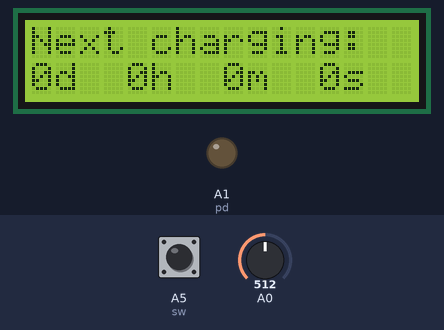
Bench run of a sketch on a simulated Arduino Uno, built with avr-gcc and run on an emulated ATmega328P. Shown: 16×2 character LCD, output pins drawn as LEDs (lit = HIGH). Inputs (shaded band) come from the test bench; at power-on: A5 (sw) HIGH, A0 = 512.

Above: at 1.2 s.
1.3 s: A5 (sw) pulled LOW for 1 s
At 1.9 s:
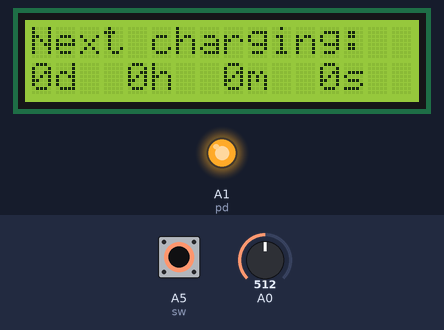
3.8 s: A0 set to 610
At 4.9 s:
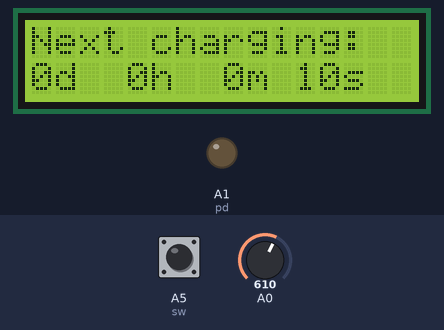
5.7 s: A0 set to 900
At 8.6 s:
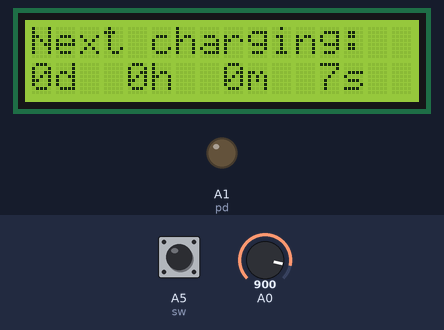
8.8 s: A0 set to 122
At 9.8 s:
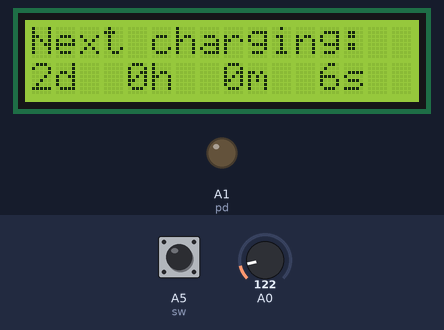
10.3 s: A5 (sw) pulled LOW for 0.65 s
At 10.8 s:
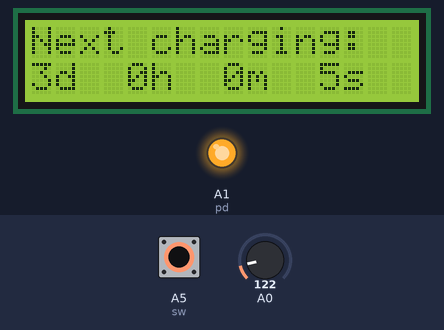
Timing chart, 0 to 13.3 s (numbered marks = the images above; inputs shaded):
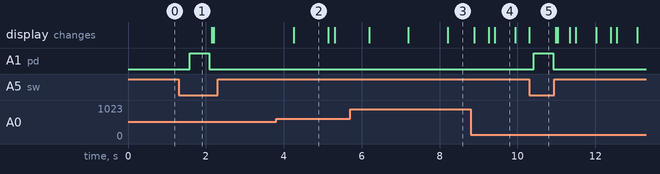

The sketch:

AutonomousReminder.ino
```cpp
/*
  The circuit:
  1 : GND
  2 : 5V
  3 : Backlight adjust
  4 : RS = pin 8
  5 : GND
  6 : E = pin 9
  7 : D0 = NC
  8 : D1 = NC
  9 : D2 = NC
  10: D3 = NC
  11: D4 = pin 4
  12: D5 = pin 5
  13: D6 = pin 6
  13: D7 = pin 7
  13: LED A 5V
  13: LED K GND
*/

#include <LiquidCrystal.h>

// initialize the library by associating any needed LCD interface pin
// with the arduino pin number it is connected to
const int rs = 8, en = 9, d4 = 4, d5 = 5, d6 = 6, d7 = 7;
const int pd = A1;
const int sw = A5;

// Global variable
LiquidCrystal lcd(rs, en, d4, d5, d6, d7);
bool displayEnable = true;
int next_wakeup_d = 0;
int next_wakeup_h = 0;
int next_wakeup_m = 0;
int next_wakeup_s = 0;


void powerOffDisplay() {
  digitalWrite(pd, HIGH);
  digitalWrite(rs, LOW);
  digitalWrite(en, LOW);
  digitalWrite(d4, LOW);
  digitalWrite(d5, LOW);
  digitalWrite(d6, LOW);
  digitalWrite(d7, LOW);
}

void powerOnDisplay() {
  digitalWrite(pd, LOW); // Must be done BEFORE init display
  lcd.begin(16, 2);
  lcd.print("Next charging:");
}

void updateWakeupTimer(const long cur_time) {
  static long last_inc_time = 0;
  if (cur_time - last_inc_time > 1000) {
    last_inc_time = cur_time;

    if (!next_wakeup_d && !next_wakeup_h && !next_wakeup_m && !next_wakeup_s) {
      // Timer is at 0;
    } else { // Remove 1 second
      if (next_wakeup_s > 0 ) {
        next_wakeup_s--;
      } else {
        next_wakeup_s=59;
        if (next_wakeup_m > 0 ) {
          next_wakeup_m--;
        } else {
          next_wakeup_m=59;
          if (next_wakeup_h > 0 ) {
            next_wakeup_h--;
          } else {
            next_wakeup_h=23;
            if (next_wakeup_d > 0 ) {
              next_wakeup_d--;
            }
          }
        }
      }
    }
  }
}

void printWakeupTimer() {
  lcd.setCursor(0, 1);
  lcd.print(next_wakeup_d);
  lcd.print("d ");
  if (next_wakeup_h < 10) {
    lcd.print(" ");
  }
  lcd.print(next_wakeup_h);
  lcd.print("h ");
  if (next_wakeup_m < 10) {
    lcd.print(" ");
  }
  lcd.print(next_wakeup_m);
  lcd.print("m ");
  if (next_wakeup_s < 10) {
    lcd.print(" ");
  }
  lcd.print(next_wakeup_s);
  lcd.print("s ");
}

void readUserSwitches(const long cur_time) {
  static long last_read_time = 0;
  if (cur_time - last_read_time > 500) {
    if (displayEnable) {
      int val = analogRead(A0);
      Serial.println(val);
      if (val >= 0 && val<=50) {
        // R: +1H
        if (next_wakeup_h < 23) {
          next_wakeup_h += 1;
        }
        last_read_time = cur_time;
      } else if(val >= 50 && val <= 200) {
        // U: +24H
        next_wakeup_d +=1;
        if (next_wakeup_d > 9) {
          next_wakeup_d = 9;
          next_wakeup_h = 23;
          next_wakeup_m = 59;
          next_wakeup_s = 59;
        }
        last_read_time = cur_time;
      } else if(val >= 200 && val <= 400) {
        // D: -24H
        if (next_wakeup_d > 0) {
          next_wakeup_d -= 1;
        } else {
          next_wakeup_d = 0;
          next_wakeup_h = 0;
          next_wakeup_m = 0;
          next_wakeup_s = 0;
        }
        last_read_time = cur_time;
      } else if(val >= 400 && val <= 600) {
        // L: Reset timer
        next_wakeup_d = 0;
        next_wakeup_h = 0;
        next_wakeup_m = 0;
        next_wakeup_s = 0;
        last_read_time = cur_time;
      } else if(val >= 600 && val <= 800) {
        // S:
        next_wakeup_s = 10;
        last_read_time = cur_time;
      }
    }

    if (digitalRead(sw) == LOW) {
      if (displayEnable) {
        Serial.println("User power OFF screen");
        powerOffDisplay();
        displayEnable = false;
      } else {
        Serial.println("User power ON screen");
        powerOnDisplay();
        displayEnable = true;
      }
      last_read_time = cur_time;
    }
  }
}

void setup() {
  pinMode(pd, OUTPUT);
  pinMode(sw, INPUT_PULLUP);
  powerOnDisplay();
}

void loop() {
  long cur_time = millis();

  updateWakeupTimer(cur_time);

  if (displayEnable) {
    Serial.println("Update screen");
    printWakeupTimer();
  }

  readUserSwitches(cur_time);

  delay(50);
}
```

Measured:
- after the input at 1.3 s, A1 (pd): LOW → HIGH after 0.29 s, → LOW 0.50 s later
- after the input at 3.8 s, the display: changes after 0.45 s (image 2)
- after the input at 10.3 s, A1 (pd): LOW → HIGH after 0.11 s, → LOW 0.50 s later
- what the display in image 2 shows lasts 0.8 s, from 4.3 s to 5.1 s
- what the display in image 4 shows lasts 0.5 s, from 9.4 s to 9.9 s
